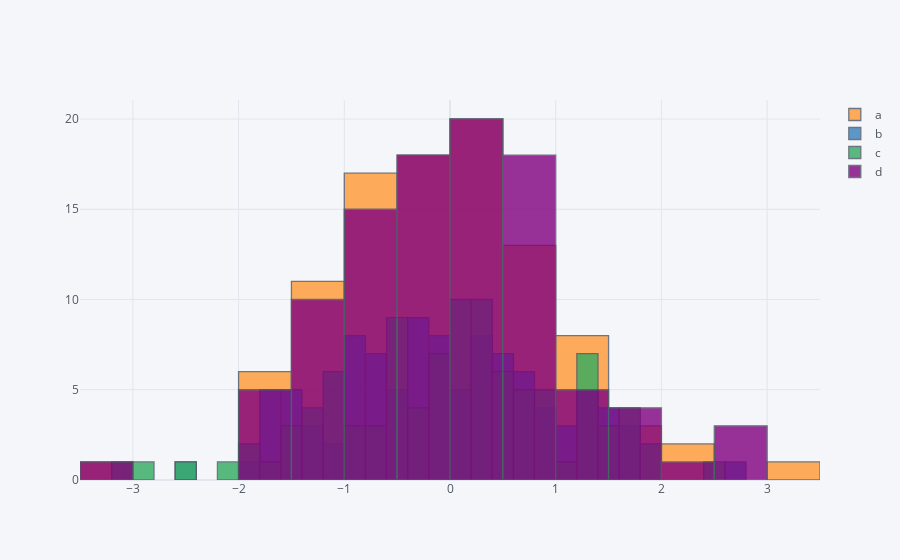

The code cell stored with this chart in its notebook:
### Code cell
dataframe.iplot(kind='hist',bins=30)
